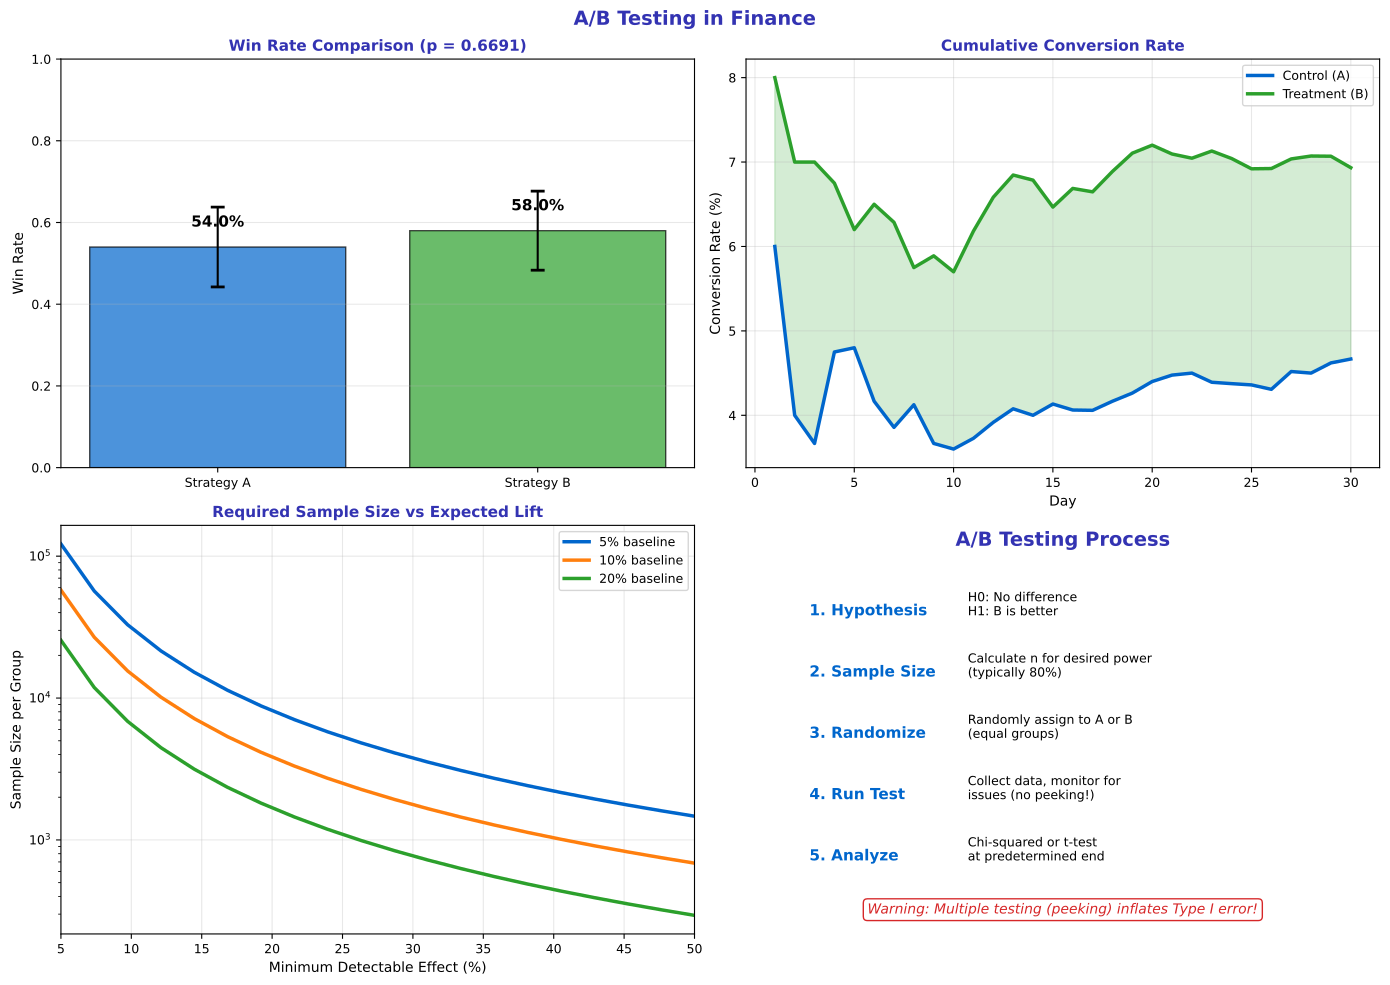

Reproduce this figure in Python.
"""A/B Testing - Comparing two versions"""
import matplotlib.pyplot as plt
import numpy as np
from scipy import stats
from pathlib import Path

plt.rcParams.update({
    'font.size': 10,
    'axes.labelsize': 10,
    'axes.titlesize': 11,
    'xtick.labelsize': 9,
    'ytick.labelsize': 9,
    'legend.fontsize': 9,
    'figure.figsize': (10, 6),
    'figure.dpi': 150
})

MLPURPLE = '#3333B2'
MLLAVENDER = '#ADADE0'
MLBLUE = '#0066CC'
MLORANGE = '#FF7F0E'
MLGREEN = '#2CA02C'
MLRED = '#D62728'

np.random.seed(42)

fig, axes = plt.subplots(2, 2, figsize=(14, 10))
fig.suptitle('A/B Testing in Finance', fontsize=14, fontweight='bold', color=MLPURPLE)

# Plot 1: Two trading strategies
ax1 = axes[0, 0]
n = 100
strategy_a = np.random.binomial(1, 0.52, n)  # 52% win rate
strategy_b = np.random.binomial(1, 0.58, n)  # 58% win rate

win_rate_a = np.mean(strategy_a)
win_rate_b = np.mean(strategy_b)

bars = ax1.bar(['Strategy A', 'Strategy B'], [win_rate_a, win_rate_b],
               color=[MLBLUE, MLGREEN], alpha=0.7, edgecolor='black')

# Add error bars (95% CI)
for i, (rate, n_obs) in enumerate([(win_rate_a, n), (win_rate_b, n)]):
    se = np.sqrt(rate * (1 - rate) / n_obs)
    ci = 1.96 * se
    ax1.errorbar([i], [rate], yerr=ci, color='black', capsize=5, capthick=2)

# Perform chi-squared test
contingency = [[sum(strategy_a), n - sum(strategy_a)],
               [sum(strategy_b), n - sum(strategy_b)]]
chi2, p_value = stats.chi2_contingency(contingency)[:2]

ax1.set_title(f'Win Rate Comparison (p = {p_value:.4f})', fontsize=11,
              fontweight='bold', color=MLPURPLE)
ax1.set_ylabel('Win Rate', fontsize=10)
ax1.grid(axis='y', alpha=0.3)
ax1.set_ylim(0, 1)

for bar, rate in zip(bars, [win_rate_a, win_rate_b]):
    ax1.text(bar.get_x() + bar.get_width()/2, rate + 0.05, f'{rate:.1%}',
             ha='center', fontsize=11, fontweight='bold')

# Plot 2: Conversion over time (cumulative)
ax2 = axes[0, 1]
days = 30
daily_a = np.random.binomial(100, 0.05, days)  # 5% conversion
daily_b = np.random.binomial(100, 0.065, days)  # 6.5% conversion

cumsum_a = np.cumsum(daily_a) / np.cumsum(np.full(days, 100))
cumsum_b = np.cumsum(daily_b) / np.cumsum(np.full(days, 100))

ax2.plot(range(1, days+1), cumsum_a * 100, color=MLBLUE, linewidth=2.5, label='Control (A)')
ax2.plot(range(1, days+1), cumsum_b * 100, color=MLGREEN, linewidth=2.5, label='Treatment (B)')
ax2.fill_between(range(1, days+1), cumsum_a * 100, cumsum_b * 100, alpha=0.2, color=MLGREEN)

ax2.set_title('Cumulative Conversion Rate', fontsize=11, fontweight='bold', color=MLPURPLE)
ax2.set_xlabel('Day', fontsize=10)
ax2.set_ylabel('Conversion Rate (%)', fontsize=10)
ax2.legend(fontsize=9)
ax2.grid(alpha=0.3)

# Plot 3: Sample size calculation
ax3 = axes[1, 0]
baseline_rates = [0.05, 0.10, 0.20]
lift_values = np.linspace(0.05, 0.50, 20)

for baseline, color, label in zip(baseline_rates, [MLBLUE, MLORANGE, MLGREEN],
                                   ['5% baseline', '10% baseline', '20% baseline']):
    sample_sizes = []
    for lift in lift_values:
        p1 = baseline
        p2 = baseline * (1 + lift)
        # Simplified sample size formula
        p_avg = (p1 + p2) / 2
        effect = abs(p2 - p1)
        n = (2 * (1.96 + 0.84)**2 * p_avg * (1 - p_avg)) / (effect**2)
        sample_sizes.append(n)
    ax3.plot(lift_values * 100, sample_sizes, color=color, linewidth=2.5, label=label)

ax3.set_title('Required Sample Size vs Expected Lift', fontsize=11,
              fontweight='bold', color=MLPURPLE)
ax3.set_xlabel('Minimum Detectable Effect (%)', fontsize=10)
ax3.set_ylabel('Sample Size per Group', fontsize=10)
ax3.legend(fontsize=9)
ax3.grid(alpha=0.3)
ax3.set_yscale('log')
ax3.set_xlim(5, 50)

# Plot 4: A/B testing process
ax4 = axes[1, 1]
ax4.axis('off')

ax4.text(0.5, 0.95, 'A/B Testing Process', ha='center', fontsize=14,
         fontweight='bold', color=MLPURPLE, transform=ax4.transAxes)

steps = [
    ('1. Hypothesis', 'H0: No difference\nH1: B is better'),
    ('2. Sample Size', 'Calculate n for desired power\n(typically 80%)'),
    ('3. Randomize', 'Randomly assign to A or B\n(equal groups)'),
    ('4. Run Test', 'Collect data, monitor for\nissues (no peeking!)'),
    ('5. Analyze', 'Chi-squared or t-test\nat predetermined end'),
]

y = 0.78
for step, desc in steps:
    ax4.text(0.1, y, step, fontsize=11, fontweight='bold', color=MLBLUE, transform=ax4.transAxes)
    ax4.text(0.35, y, desc, fontsize=9, transform=ax4.transAxes)
    y -= 0.15

ax4.text(0.5, 0.05, 'Warning: Multiple testing (peeking) inflates Type I error!',
         ha='center', fontsize=10, style='italic', color=MLRED, transform=ax4.transAxes,
         bbox=dict(boxstyle='round', facecolor='white', edgecolor=MLRED))

plt.tight_layout()
plt.savefig(Path(__file__).parent / 'chart.pdf', dpi=300, bbox_inches='tight')
plt.close()
